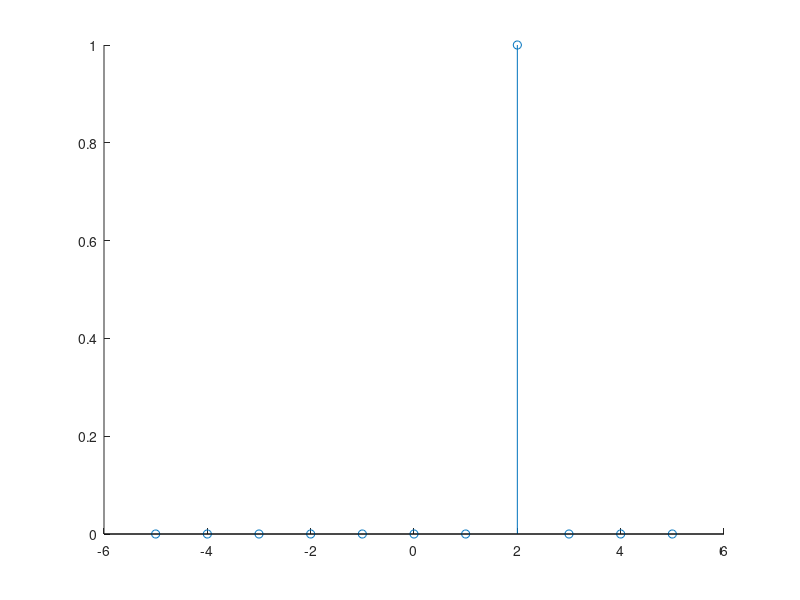

The MATLAB script that drew this image: (Note: this script raises an error after producing the figure.)
%% Atividade5.1
n=-5:5;
x=[(n-2)==0];
figure1 = figure;
axes1 = axes('Parent',figure1);
hold(axes1,'all');
stem (n,x)
txt = texlabel('delta(n-2)');
title(txt)
saveas(figure1,'Atv5i1.png')